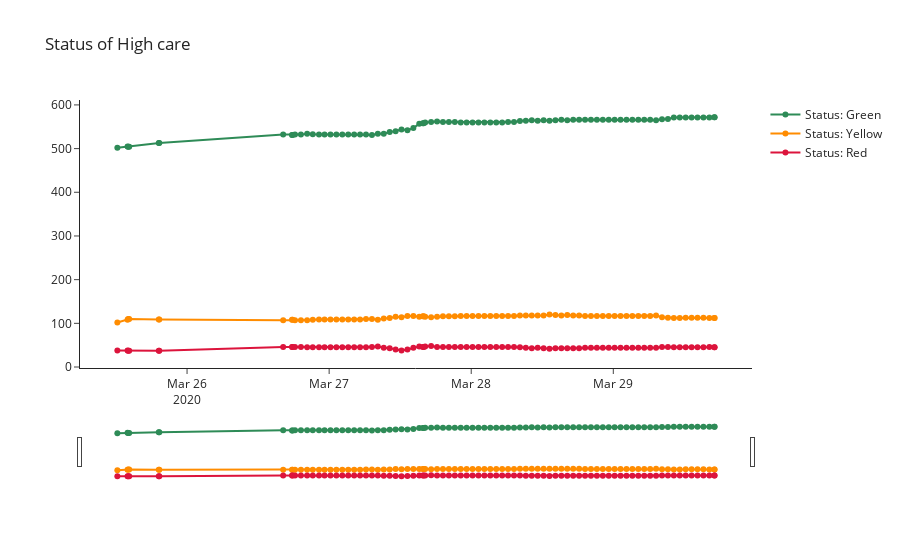

Notebook cell for this chart:
### Code cell
fig = go.Figure()
fig.add_trace(go.Scatter(x=df.index, y=df.high_care_green, 
                         name="Status: Green", mode = 'lines+markers',
                         line_color='SeaGreen',connectgaps=False))
fig.add_trace(go.Scatter(x=df.index, y=df.high_care_yellow, 
                         name="Status: Yellow", mode = 'lines+markers',
                         line_color='DarkOrange',connectgaps=False))
fig.add_trace(go.Scatter(x=df.index, y=df.high_care_red, 
                         name="Status: Red",mode = 'lines+markers',
                         line_color='Crimson',connectgaps=False))

fig.update_layout(title_text='Status of High care', xaxis_rangeslider_visible=True, template='simple_white')
fig.show()
fig.write_html("high_care.html")
